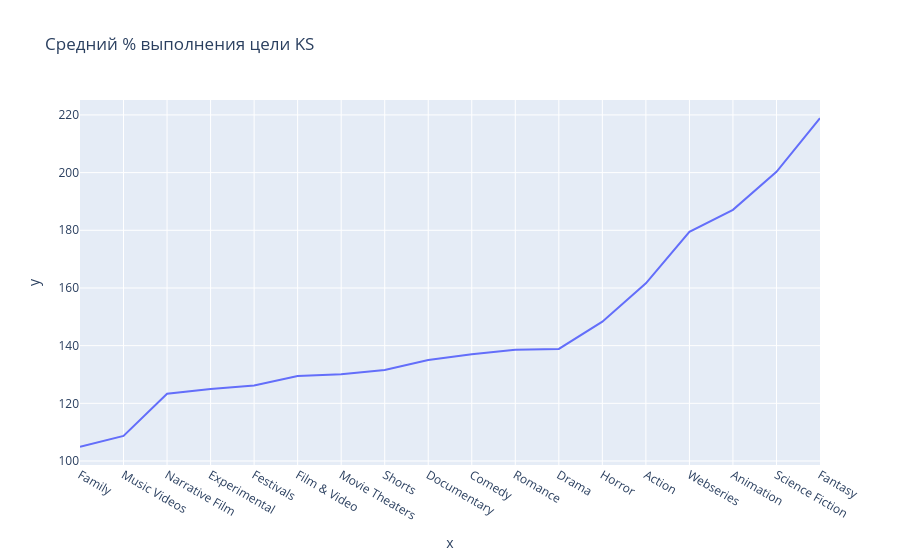

Notebook code for this chart:
### Code cell
svod = svod.sort_values('percent_funded')
fig = px.line(x=svod.index, y=svod['percent_funded'], title='Средний % выполнения цели KS')  
fig.show()

### Figure 1 — Plotly figure (JSON) as saved in the notebook; plotly's stock layout.template omitted (floating-point values rounded to 4 significant figures)
{"data": [{"hovertemplate": "x=%{x}<br>y=%{y}<extra></extra>", "legendgroup": "", "line": {"color": "#636efa", "dash": "solid"}, "marker": {"symbol": "circle"}, "mode": "lines", "name": "", "orientation": "v", "showlegend": false, "type": "scatter", "x": ["Family", "Music Videos", "Narrative Film", "Experimental", "Festivals", "Film & Video", "Movie Theaters", "Shorts", "Documentary", "Comedy", "Romance", "Drama", "Horror", "Action", "Webseries", "Animation", "Science Fiction", "Fantasy"], "xaxis": "x", "y": [104.9, 108.7, 123.3, 125.0, 126.2, 129.5, 130.1, 131.6, 135.0, 137.0, 138.6, 138.9, 148.3, 161.6, 179.5, 187.1, 200.3, 218.8], "yaxis": "y"}], "layout": {"legend": {"tracegroupgap": 0}, "title": {"text": "Средний % выполнения цели KS"}, "xaxis": {"anchor": "y", "domain": [0, 1], "title": {"text": "x"}}, "yaxis": {"anchor": "x", "domain": [0, 1], "title": {"text": "y"}}}}
